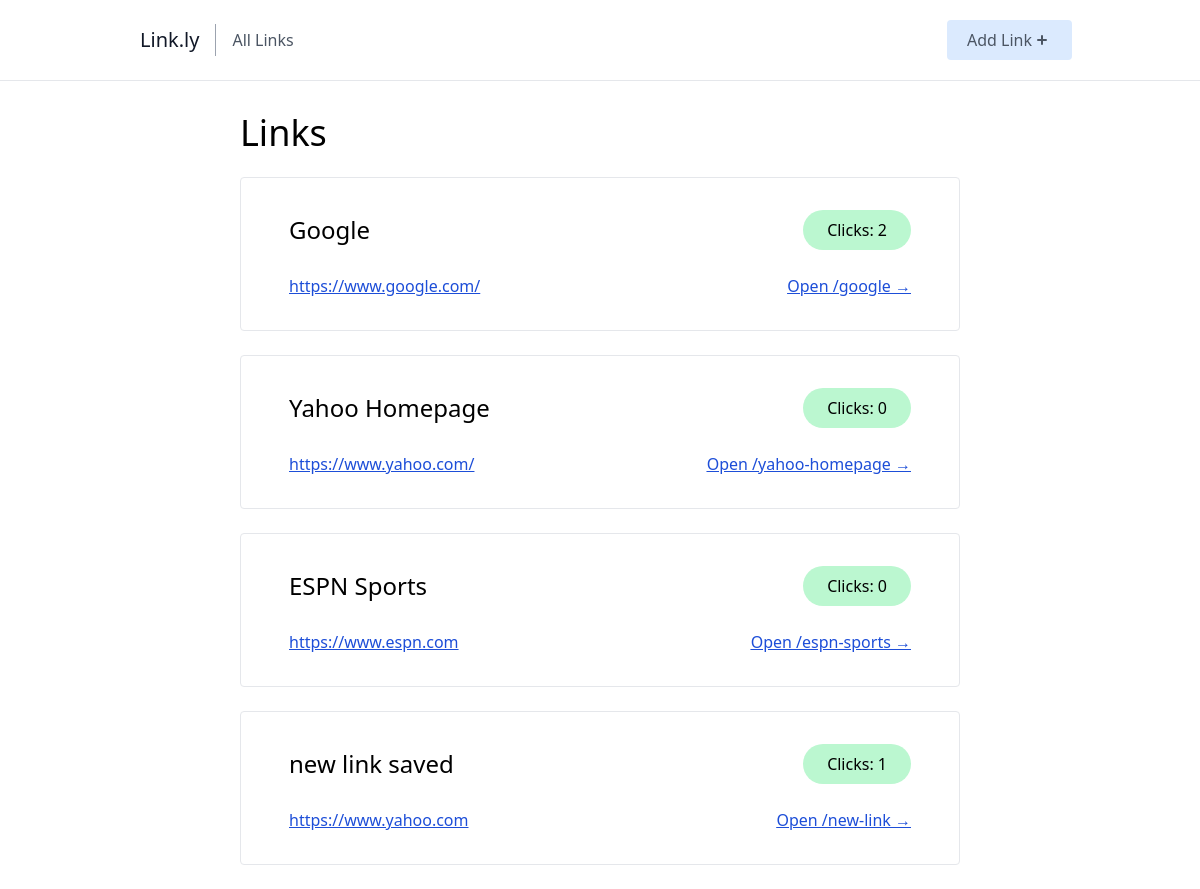
Before: / with the older database file.
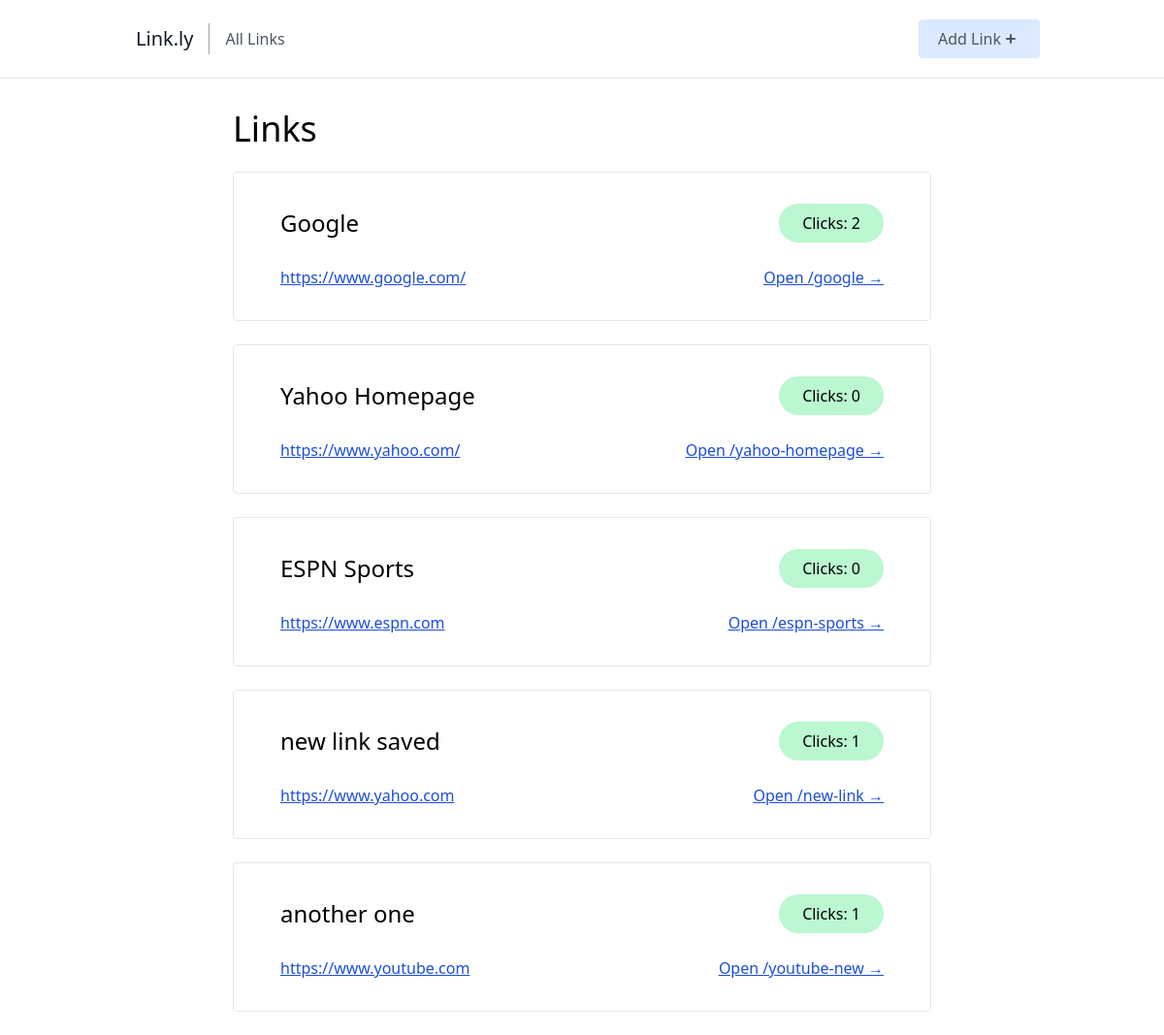
After: the same page with the newer database file.
### links/models.py (models this page shows, shortened)
class Link(models.Model):
    name = models.CharField(max_length=50, unique=True)
    url = models.URLField(max_length=200)
    slug = models.SlugField(unique=True, blank=True)
    clicks = models.PositiveIntegerField(default=0)

### links/views.py (the view)
# urls.py: path("", index, name="home"),
def index(request):
    links = Link.objects.all()
    context = {
        "links": links,
    }
    return render(request, "links/index.html", context)

### links/templates/links/index.html
{% extends 'links/_base.html' %}
{% block content %}
<div class="sm:w-2/3 mx-auto px-10">
    <h1 class="text-4xl mb-2">Links</h1>
    {% for link in links %}
    <div class="border rounded px-12 py-8 my-6 hover:bg-gray-50">
        <div class="flex justify-between items-center pb-6">
            <p class="text-2xl">{{link.name}}</p>
            <p class="rounded-full bg-green-200 px-6 py-2">Clicks: {{link.clicks}}</p>
        </div>
        <div class="flex justify-between items-center">
            <p><a class="underline text-blue-700" href="{{link.url}}">{{link.url}}</a></p>
            <p class="underline underline text-blue-700"><a target="_blank" href="{% url 'root-link' link.slug %}">Open /{{link.slug}} →</a></p>
        </div>
    </div>
    {% endfor %}
</div>
{% endblock content %}

### links/templates/links/_base.html (shortened to what this page needs)
<html>
    <head>
        <script src="https://cdn.tailwindcss.com"></script>
    </head>
    <body class="">
        <header class="text-gray-600 body-font border-b mb-8">
            <div class="container mx-auto flex flex-wrap px-10 py-5 flex-col md:flex-row items-center">
                <a href="{% url 'home' %}" class="flex title-font font-medium items-center text-gray-900 mb-4 md:mb-0">
                <span class="ml-3 text-xl">Link.ly</span>
                </a>
                <nav class="md:mr-auto md:ml-4 md:py-1 md:pl-4 md:border-l md:border-gray-400	flex flex-wrap items-center text-base justify-center">
                <a href="{% url 'home' %}" class="mr-5 hover:text-gray-900">All Links</a>
                </nav>
                <a href="{% url 'create-link' %}">
                    <button class="inline-flex items-center bg-blue-100 border-0 py-2 px-5 focus:outline-none hover:bg-blue-200 rounded text-base mt-4 md:mt-0">Add Link
                        <svg xmlns="http://www.w3.org/2000/svg" class="h-5 w-5" viewBox="0 0 20 20" fill="currentColor">
                            <path fill-rule="evenodd" d="M10 5a1 1 0 011 1v3h3a1 1 0 110 2h-3v3a1 1 0 11-2 0v-3H6a1 1 0 110-2h3V6a1 1 0 011-1z" clip-rule="evenodd" />
                        </svg>
                    </button>
                </a>
            </div>
        </header>
        <div>
            {% block content %}
            {% endblock content %}
        </div>
    </body>
</html>

Changed rows visible on the page:
added Link: name "another one", clicks "1", url "https://www.youtube.com", slug "youtube-new"
